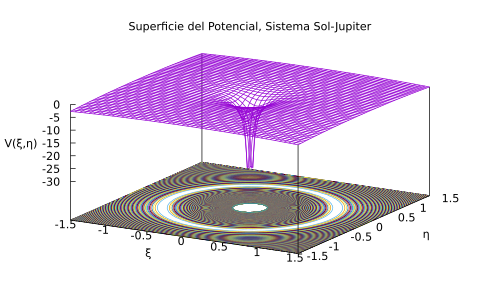

Generate this figure with gnuplot:
#    2021-04-11
#    surfaceSolJupiter.gp
#    Diego Sarceño (dsarceno68@gmail.com)

#    Programa superficies de nivel, sistema tierra luna

#    Codificación del texto: UTF8
#    Compiladores probados: GNUPLOT (Ubuntu 20.04 Linux) 5.2
#    Instrucciones de compilación: no requere nada mas
#    gnuplot surfaceSolJupiter.gp

#    Copyright (C) 2021
#    D. R. Sarceño Ramírez
#    dsarceno68@gmail.com
#
#    This program is free software: you can redistribute it and/or
#    modify it under the terms of the GNU General Public License as
#    published by the Free Software Foundation, either version 3 of
#    the License, or (at your option) any later version.
#
#    This program is distributed in the hope that it will be useful,
#    but WITHOUT ANY WARRANTY; without even the implied warranty of
#    MERCHANTABILITY or FITNESS FOR A PARTICULAR PURPOSE.  See the GNU
#    General Public License for more details.
#
#    You should have received a copy of the GNU General Public License
#    along with this program.  If not, see
#    <http://www.gnu.org/licenses/>.

# PROGRAM
# terminal
set terminal pdf
set output 'surfaceSolJupiter.pdf'

# divisiones en la superficies para una mejor visión
set isosamples 50

# labels
set title 'Superficie del Potencial, Sistema Sol-Jupiter'
set xlabel 'ξ'
set ylabel 'η'
set zlabel 'V(ξ,η)'

# superficies de nivel
set size ratio -1
set nokey
set contours
set cntrparam levels incremental -5,0.005,0



## plot
# ranges
set xrange [-1.5:1.5]
set yrange [-1.5:1.5]

# constantes
G = 6.6738E-11
Me = 5.972E24
Ms = 1.989E30
a = 1.496E11
xi1 = Me/(Me + Ms)
xi2 = xi1 - 1
K = (Me + Ms)*G/a

splot ( xi2/sqrt((x - xi1)**2 + y**2) - xi1/sqrt((x - xi2)**2 + y**2) - 0.5*(x**2 + y**2) ) t 'V'
